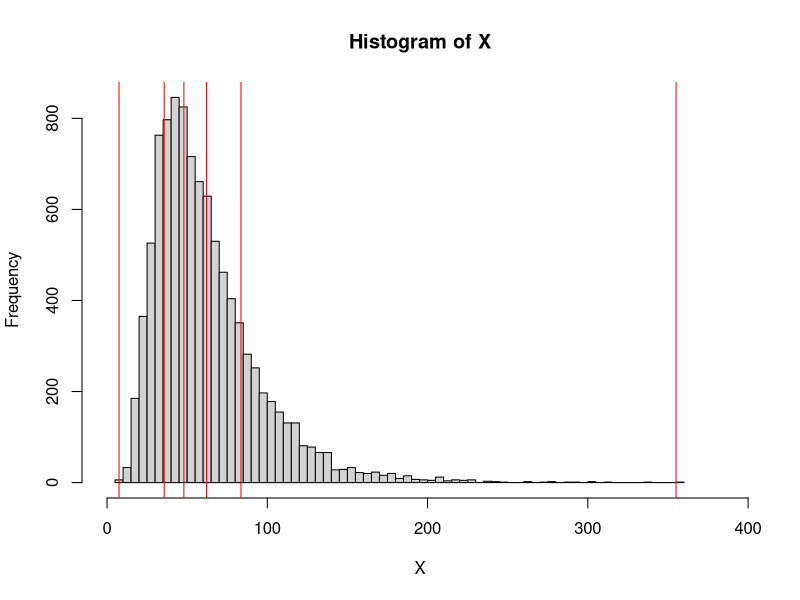
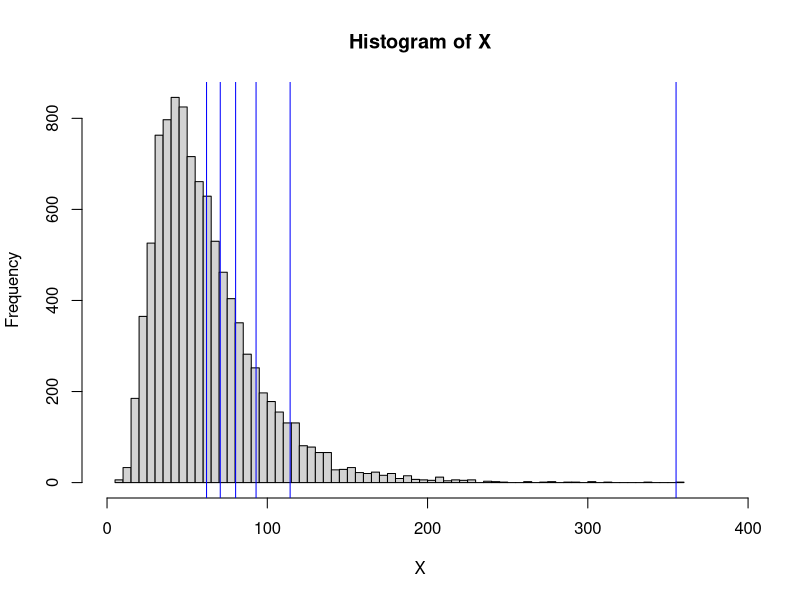
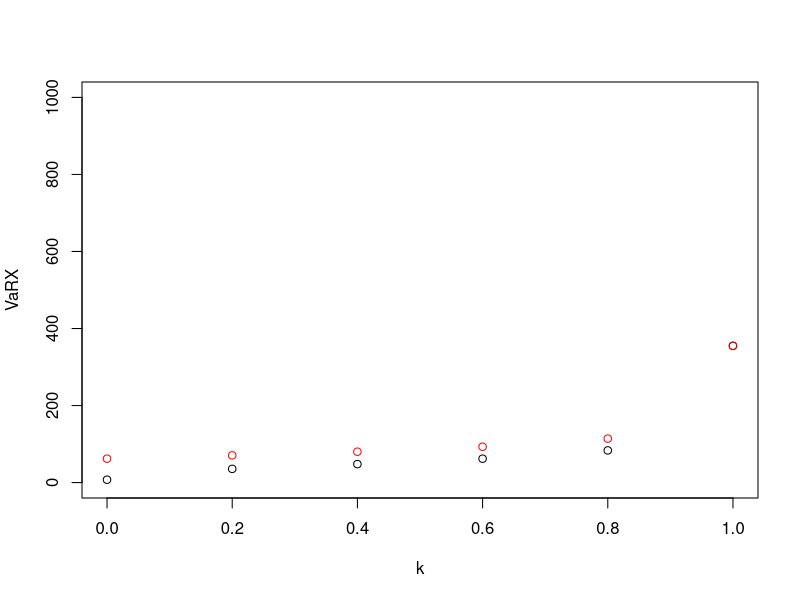
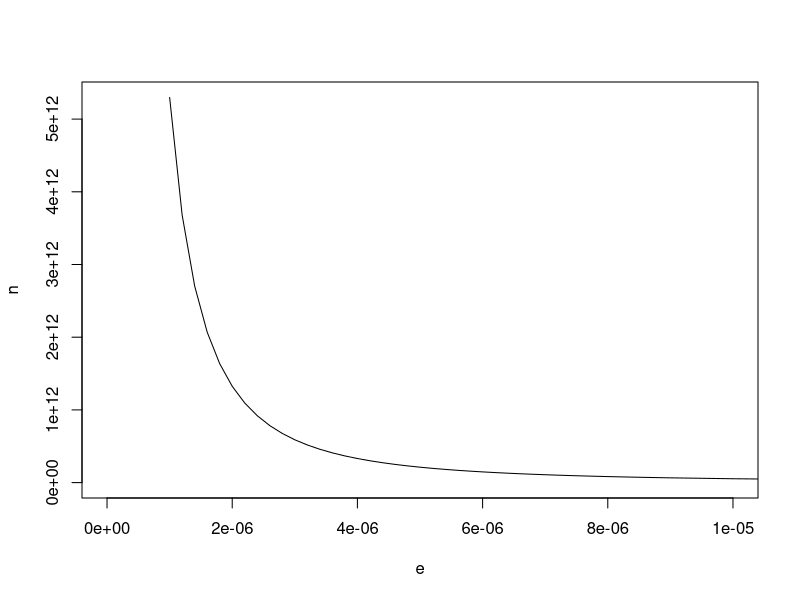

These figures' R source, in order: (Note: this script raises an error after producing the figures.)
## ---- chunk 1
u <- 4
s <- 0.5
n <- 1e4
X <- rlnorm( n, meanlog = u, sdlog = s )
k <- seq( 0, 1, 0.2 ) 
VaRX <- quantile( X, probs = k, names = FALSE )
TVaRX <- sapply( 
  1:length( VaRX ), 
  FUN = function( i ) ifelse( k[ i ] < 1, ( 1 / ( 1 - k[ i ] ) ) * mean( X * ( X > VaRX[ i ] ) ), max( X ) ) )

hist( X, breaks = 100, xlim = c( 0, 1.1 * max( X ) ) )
abline( v = VaRX, col = 'red' )

hist( X, breaks = 100, xlim = c( 0, 1.1 * max( X ) ) )
abline( v = TVaRX, col = 'blue' )
## ---- chunk 2
plot( k, VaRX, ylim = c( 0, 1e3 ) )
points( k, TVaRX, col = 'red' )
## ---- chunk 3
n <- 1000
a <- runif( n, 5, 10 )
A <- sum( a )
theta <- 4
EX <- a * theta
VX <- a * theta^2
ES <- sum( EX )
VS <- sum( VX )
SDS <- sqrt( VS )

m <- 1e5
S <- rgamma( m, shape = A, scale = theta )

alpha <- 0.95
P <- ES
P <- mean( S )

P_avg <- ( 1 + alpha ) * ES
P_avg <- ( 1 + alpha ) * mean( S )

P_var <- ES + alpha * VS
P_var <- mean( S ) + alpha * var( S )

P_sde <- ES + alpha * SDS
P_sde <- mean( S ) + alpha * sd( S )

VaRS <- qgamma( alpha, shape = A, scale = theta )
P_VaR <- VaRS
P_VaR <- quantile( S, probs = alpha )

P_TVaR <- ( 1 / ( 1 - alpha ) ) * ( A * theta ) * ( 1 - pgamma( VaRS, shape = A + 1, scale = theta ) )
P_TVaR <- ( 1 / ( 1 - alpha ) ) * integrate( f = function( u ) qgamma( u, shape = A, scale = theta ), alpha, 1 )$value
P_TVaR <- mean( sapply( runif( m, alpha, 1 ), FUN = function( k ) qgamma( k, shape = A, scale = theta ) ) )
I <- as.numeric( S > VaRS )
P_TVaR <- mean( S * I ) / mean( I )
## ---- chunk 4
alph <- 0.01
e <- unlist( lapply( seq( 1, 6, 1 ), FUN = function( n ) seq( 9, 1, -0.2 ) * 10^{-n} ) )
n <- log( 2 / alph ) / e^2
plot( e, n, type = 'l', xlim = c( 0, 0.00001 ) )
dt <- data.table( e, n )
cat( paste( paste0( formatC( e, digits = 10, format = 'f' ), ', ', formatC( n, digits = 30, format = 'f' ) ), collapse = '\n' ) )

d <- n * 8 / 1024^2
## ---- chunk 5
n <- 1e3
S <- rgamma( n, shape = A, scale = theta )
smin <- qgamma( 0.001, shape = A, scale = theta )
smax <- qgamma( 0.999, shape = A, scale = theta )
s <- seq( smin, smax, length.out = 1000 )
Fns <- ecdf( S )( s )
Fs <- pgamma( s, shape = A, scale = theta )

alph <- 0.02
er <- sqrt( log( 2 / alph ) / ( 2 * n ) )
abs( Fs - Fns ) > er 

plot( s, Fs, type = 'l', ylim = c( -er, 1 + er ) )
points( s, Fns - er, col = 'red', type = 'l' )
points( s, Fns + er, col = 'red', type = 'l' )

hist( pgamma( S, shape = A, scale = theta ), breaks = 5 )
## ---- chunk 6
n <- 1e5
l <- 3
dat <- data.table( id = 1:n, k = rpois( n, lambda = l )  )
datf <- dat[ , list( fk = .N ), by = k ]
setorder( datf, k )
datf[ , fks := shift( fk, n = 1 ) ]
datf[ , gk := k * fk / fks ]
datf <- datf[ !is.na( gk ) ]
plot( datf$k, datf$gk )
## ---- chunk 7
dflm <- lm( formula = gk ~ k, data = datf, method = 'qr' )
a <- coef( dflm )[ 2 ]
b <- coef( dflm )[ 1 ]
p0 <- exp( -b )
k <- seq( 1, 100, 1 )
p <- p0 * cumprod( c( 1, a + b / k ) )
sum( p )
k <- seq( 0, 100, 1 )
sum( dpois( k, lambda = l ) )
EN <- sum( k * p )
## ---- chunk 8
D <- function( x, d ) return( max( x - d, 0 ) )
d <- 100
u <- 6
s <- 0.3
n <- 1e3
X <- rlnorm( n, meanlog = u, sdlog = s )
DX <- sapply( X, FUN = D, d )
x <- seq( 0, 1e3, length.out = 500 )
FXe <- ecdf( X )
FDXe <- ecdf( DX )
Fx <- sapply( x, FUN = function( x ) FXe( x ) )
FDx <- sapply( x, FUN = function( x ) FDXe( x ) )
plot( x, Fx, type = 's' )
points( x, FDx, type = 's', col = 'blue' )
## ---- chunk 9
D <- function( x, M ) return( min( x, M ) )
M <- 600
u <- 6
s <- 0.3
n <- 1e4
X <- rlnorm( n, meanlog = u, sdlog = s )
DX <- sapply( X, FUN = D, M )
x <- seq( 0, 1e3, length.out = 500 )
FXe <- ecdf( X )
FDXe <- ecdf( DX )
Fx <- sapply( x, FUN = function( x ) FXe( x ) )
FDx <- sapply( x, FUN = function( x ) FDXe( x ) )
plot( x, Fx, type = 's' )
points( x, FDx, type = 's', col = 'blue' )
